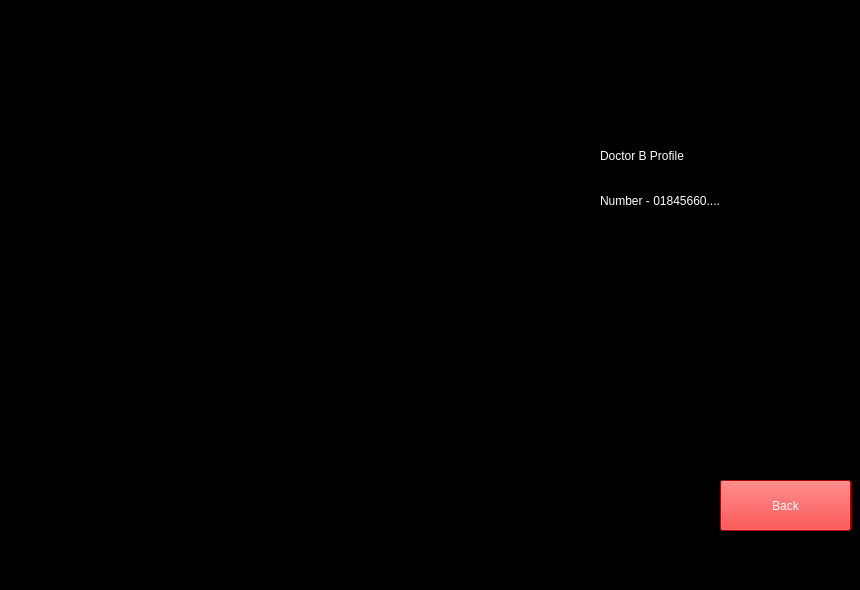
    <widget class="QWidget" name="Doc_B">
     <property name="styleSheet">
      <string notr="true">border-color: rgb(255, 255, 0);
background-color: rgb(0, 0, 0);</string>
     </property>
     <widget class="QLabel" name="label_10">
      <property name="geometry">
       <rect>
        <x>120</x>
        <y>70</y>
        <width>401</width>
        <height>511</height>
       </rect>
      </property>
      <property name="styleSheet">
       <string notr="true">image: url(:/res/Doc B.png);</string>
      </property>
      <property name="text">
       <string/>
      </property>
     </widget>
     <widget class="QLabel" name="docep_4">
      <property name="geometry">
       <rect>
        <x>600</x>
        <y>140</y>
        <width>241</width>
        <height>31</height>
       </rect>
      </property>
      <property name="styleSheet">
       <string notr="true">font: 700 14pt &quot;Times New Roman&quot;;
color: rgb(255, 255, 255);</string>
      </property>
      <property name="text">
       <string>Doctor B Profile</string>
      </property>
     </widget>
     <widget class="QLabel" name="label_17">
      <property name="geometry">
       <rect>
        <x>600</x>
        <y>180</y>
        <width>241</width>
        <height>41</height>
       </rect>
      </property>
      <property name="styleSheet">
       <string notr="true">font: 700 14pt &quot;Times New Roman&quot;;
color: rgb(255, 255, 255);</string>
      </property>
      <property name="text">
       <string>Number - 01845660....</string>
      </property>
     </widget>
     <widget class="QPushButton" name="doc_B_back">
      <property name="geometry">
       <rect>
        <x>720</x>
        <y>480</y>
        <width>131</width>
        <height>51</height>
       </rect>
      </property>
      <property name="styleSheet">
       <string notr="true">background-color: rgb(255, 0, 0);
color: rgb(255, 255, 255);
font: 700 14pt &quot;Times New Roman&quot;;</string>
      </property>
      <property name="text">
       <string>Back</string>
      </property>
     </widget>
    </widget>
